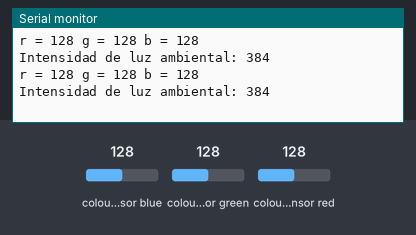
Simulated run of this sketch. Board: Arduino Nano 33 BLE. Parts: the last lines printed to the serial monitor. Inputs (shaded band) come from the test bench; at power-on: colour sensor blue 128, colour sensor green 128, colour sensor red 128.

Above: at 1.8 s.
1.9 s: colour sensor blue set to 5
At 2.8 s:
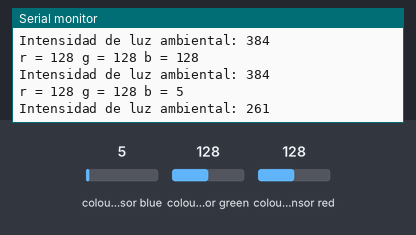
3.4 s: colour sensor green set to 5
At 4.6 s:
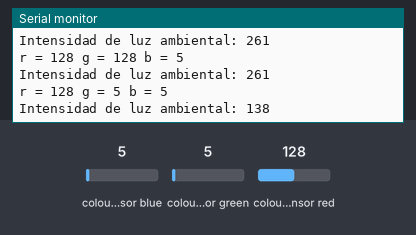
4.9 s: colour sensor red set to 5
At 5.4 s:
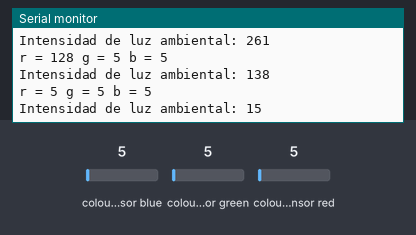
Timing chart, 0 to 7.9 s (numbered marks = the images above; inputs shaded):
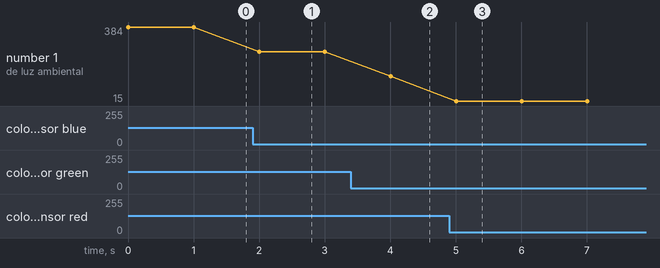

Measured:
- after the input at 1.9 s, the serial monitor: prints a new line after 0.10 s (image 1)
- after the input at 3.4 s, the serial monitor: prints a new line after 0.60 s (image 2)
- after the input at 4.9 s, the serial monitor: prints a new line after 0.10 s (image 3)
- plotted number 1: 384 → 261 after the input at 1.9 s, 261 → 138 after the input at 3.4 s, 138 → 15 after the input at 4.9 s

The sketch:

APDS9960.ino
```cpp
#include <Arduino_APDS9960.h>

void setup() {
  // put your setup code here, to run once:
  Serial.begin(9600);

  if (!APDS.begin()) {
    Serial.println("Error initializing APDS-9960 sensor.");
  }
}

void loop() {
  // put your main code here, to run repeatedly:
  while (!APDS.colorAvailable()) {
    delay(5);
  }

  int r, g, b, a;
  APDS.readColor(r, g, b, a);
  Serial.println("r = " + String(r) + " g = " + String(g) + " b = " + String(b));
  Serial.println("Intensidad de luz ambiental: " + String(a));
  delay(1000);
}
```
